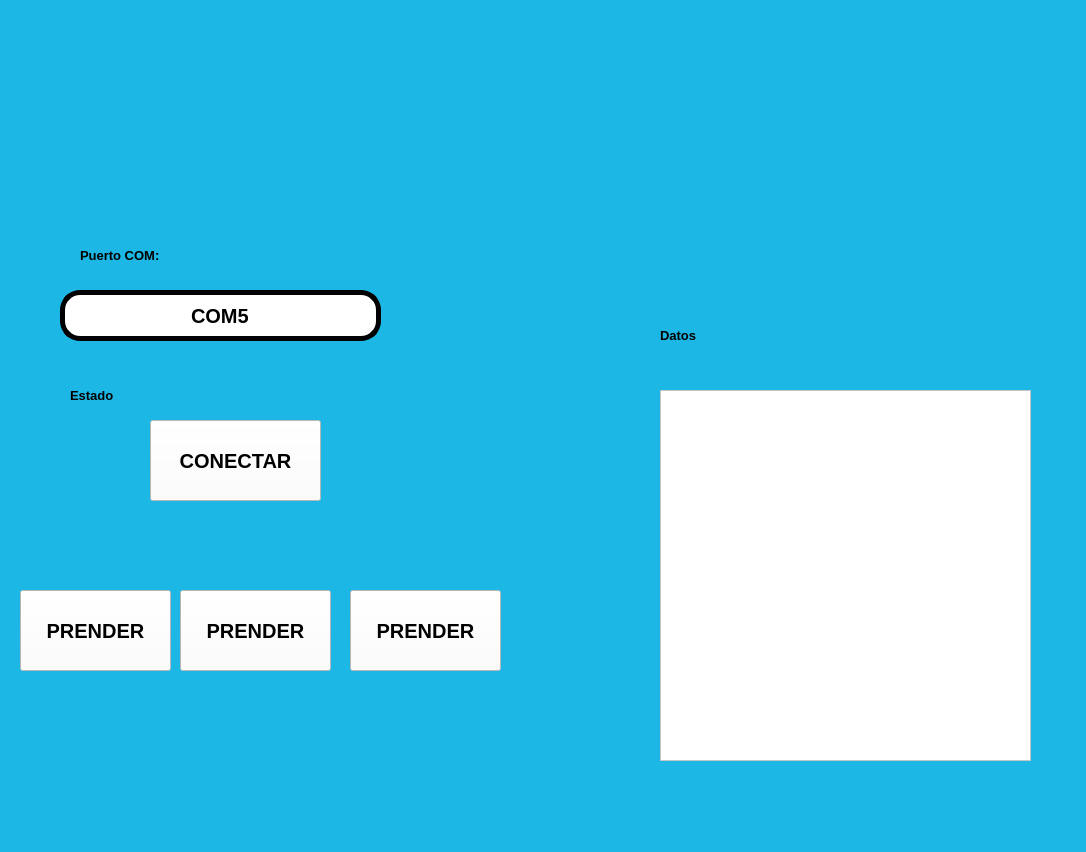
<?xml version="1.0" encoding="UTF-8"?>
<ui version="4.0">
 <class>MainWindow</class>
 <widget class="QMainWindow" name="MainWindow">
  <property name="geometry">
   <rect>
    <x>0</x>
    <y>0</y>
    <width>1086</width>
    <height>852</height>
   </rect>
  </property>
  <property name="windowTitle">
   <string>MainWindow</string>
  </property>
  <property name="styleSheet">
   <string notr="true">
background-color: rgb(29, 183, 230);</string>
  </property>
  <widget class="QWidget" name="centralwidget">
   <widget class="QLabel" name="imagen">
    <property name="geometry">
     <rect>
      <x>10</x>
      <y>20</y>
      <width>191</width>
      <height>161</height>
     </rect>
    </property>
    <property name="styleSheet">
     <string notr="true"/>
    </property>
    <property name="text">
     <string/>
    </property>
    <property name="pixmap">
     <pixmap>:/ejercicios/elyochi.jpg</pixmap>
    </property>
    <property name="scaledContents">
     <bool>true</bool>
    </property>
   </widget>
   <widget class="QLabel" name="label">
    <property name="geometry">
     <rect>
      <x>80</x>
      <y>240</y>
      <width>111</width>
      <height>31</height>
     </rect>
    </property>
    <property name="font">
     <font>
      <pointsize>10</pointsize>
      <weight>75</weight>
      <bold>true</bold>
     </font>
    </property>
    <property name="text">
     <string>Puerto COM:</string>
    </property>
   </widget>
   <widget class="QLineEdit" name="txt_com">
    <property name="geometry">
     <rect>
      <x>60</x>
      <y>290</y>
      <width>321</width>
      <height>51</height>
     </rect>
    </property>
    <property name="font">
     <font>
      <pointsize>15</pointsize>
      <weight>75</weight>
      <bold>true</bold>
     </font>
    </property>
    <property name="styleSheet">
     <string notr="true">background-color: rgb(255, 255, 255);
border-radius:20px;
border:  5px solid black;
</string>
    </property>
    <property name="text">
     <string>COM5</string>
    </property>
    <property name="alignment">
     <set>Qt::AlignCenter</set>
    </property>
   </widget>
   <widget class="QLabel" name="imagen_2">
    <property name="geometry">
     <rect>
      <x>540</x>
      <y>30</y>
      <width>191</width>
      <height>161</height>
     </rect>
    </property>
    <property name="styleSheet">
     <string notr="true"/>
    </property>
    <property name="text">
     <string/>
    </property>
    <property name="pixmap">
     <pixmap>:/ejercicios/kaldo.jpg</pixmap>
    </property>
    <property name="scaledContents">
     <bool>true</bool>
    </property>
   </widget>
   <widget class="QLabel" name="label_6">
    <property name="geometry">
     <rect>
      <x>850</x>
      <y>50</y>
      <width>121</width>
      <height>121</height>
     </rect>
    </property>
    <property name="text">
     <string/>
    </property>
    <property name="pixmap">
     <pixmap>:/ejercicios/sams.jpeg</pixmap>
    </property>
    <property name="scaledContents">
     <bool>true</bool>
    </property>
   </widget>
   <widget class="QLabel" name="txt_estado">
    <property name="geometry">
     <rect>
      <x>70</x>
      <y>380</y>
      <width>161</width>
      <height>31</height>
     </rect>
    </property>
    <property name="font">
     <font>
      <pointsize>10</pointsize>
      <weight>75</weight>
      <bold>true</bold>
     </font>
    </property>
    <property name="text">
     <string>Estado</string>
    </property>
   </widget>
   <widget class="QPushButton" name="btn_accion">
    <property name="geometry">
     <rect>
      <x>150</x>
      <y>420</y>
      <width>171</width>
      <height>81</height>
     </rect>
    </property>
    <property name="font">
     <font>
      <pointsize>15</pointsize>
      <weight>75</weight>
      <bold>true</bold>
     </font>
    </property>
    <property name="styleSheet">
     <string notr="true">background-color: rgb(255, 255, 255);</string>
    </property>
    <property name="text">
     <string>CONECTAR</string>
    </property>
   </widget>
   <widget class="QListWidget" name="lista_datos">
    <property name="geometry">
     <rect>
      <x>660</x>
      <y>390</y>
      <width>371</width>
      <height>371</height>
     </rect>
    </property>
    <property name="font">
     <font>
      <pointsize>12</pointsize>
      <weight>75</weight>
      <bold>true</bold>
     </font>
    </property>
    <property name="styleSheet">
     <string notr="true">background-color: rgb(255, 255, 255);</string>
    </property>
   </widget>
   <widget class="QLabel" name="txt_estado_2">
    <property name="geometry">
     <rect>
      <x>660</x>
      <y>320</y>
      <width>111</width>
      <height>31</height>
     </rect>
    </property>
    <property name="font">
     <font>
      <pointsize>10</pointsize>
      <weight>75</weight>
      <bold>true</bold>
     </font>
    </property>
    <property name="text">
     <string>Datos</string>
    </property>
   </widget>
   <widget class="QPushButton" name="btn_led1">
    <property name="geometry">
     <rect>
      <x>20</x>
      <y>590</y>
      <width>151</width>
      <height>81</height>
     </rect>
    </property>
    <property name="font">
     <font>
      <pointsize>15</pointsize>
      <weight>75</weight>
      <bold>true</bold>
     </font>
    </property>
    <property name="styleSheet">
     <string notr="true">background-color: rgb(255, 255, 255);</string>
    </property>
    <property name="text">
     <string>PRENDER</string>
    </property>
   </widget>
   <widget class="QPushButton" name="btn_led2">
    <property name="geometry">
     <rect>
      <x>180</x>
      <y>590</y>
      <width>151</width>
      <height>81</height>
     </rect>
    </property>
    <property name="font">
     <font>
      <pointsize>15</pointsize>
      <weight>75</weight>
      <bold>true</bold>
     </font>
    </property>
    <property name="styleSheet">
     <string notr="true">background-color: rgb(255, 255, 255);</string>
    </property>
    <property name="text">
     <string>PRENDER</string>
    </property>
   </widget>
   <widget class="QPushButton" name="btn_led3">
    <property name="geometry">
     <rect>
      <x>350</x>
      <y>590</y>
      <width>151</width>
      <height>81</height>
     </rect>
    </property>
    <property name="font">
     <font>
      <pointsize>15</pointsize>
      <weight>75</weight>
      <bold>true</bold>
     </font>
    </property>
    <property name="styleSheet">
     <string notr="true">background-color: rgb(255, 255, 255);</string>
    </property>
    <property name="text">
     <string>PRENDER</string>
    </property>
   </widget>
  </widget>
  <widget class="QMenuBar" name="menubar">
   <property name="geometry">
    <rect>
     <x>0</x>
     <y>0</y>
     <width>1086</width>
     <height>26</height>
    </rect>
   </property>
  </widget>
  <widget class="QStatusBar" name="statusbar"/>
 </widget>
 <resources>
  <include location="../PIP_2025_Eq1/Archivos/Recursos.qrc"/>
 </resources>
 <connections/>
</ui>
